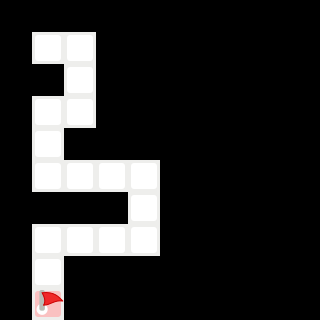

Below is a game level as drawn by its tile map, then a one-line description and the .tmx file that defines it, in full:
An orthogonal 10x10 tile map with 32x32 px tiles, 1 tile layer (Calque de Tuiles 1).

<map version="1.5" tiledversion="1.7.0" orientation="orthogonal" renderorder="right-down" width="10" height="10" tilewidth="32" tileheight="32" infinite="0" nextlayerid="4" nextobjectid="2">
 <editorsettings>
  <export target="lvl10.csv" format="csv" />
 </editorsettings>
 <tileset firstgid="1" source="vbot_tilemap.tsx" />
 <layer id="1" name="Calque de Tuiles 1" width="10" height="10">
  <data encoding="csv">
4,4,4,4,4,4,4,4,4,4,
4,1,1,4,4,4,4,4,4,4,
4,4,1,4,4,4,4,4,4,4,
4,1,1,4,4,4,4,4,4,4,
4,1,4,4,4,4,4,4,4,4,
4,1,1,1,1,4,4,4,4,4,
4,4,4,4,1,4,4,4,4,4,
4,1,1,1,1,4,4,4,4,4,
4,1,4,4,4,4,4,4,4,4,
4,2,4,4,4,4,4,4,4,4
</data>
 </layer>
</map>
